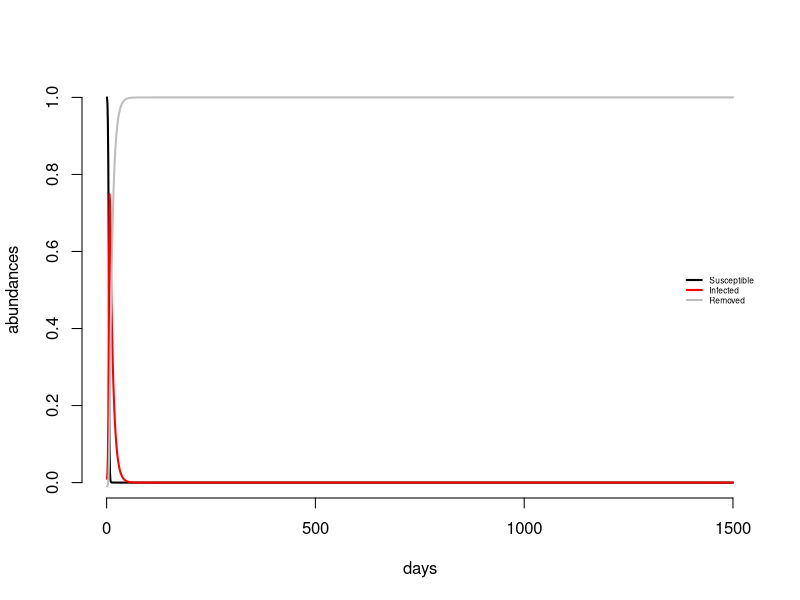

Recreate this plot in R.
SIR=function(beta=1,gamma=0.1,S0=0.99,I0=0.01,Tf=45){
  S=numeric(Tf)
  S[1]=S0
  I=numeric(Tf)
  I[1]=I0
  for(t in 1:(Tf-1)){
    S[t+1]=S[t]*exp(-beta*I[t])
    I[t+1]=S[t]*(1-exp(-beta*I[t]))+(1-gamma)*I[t] 
  }
  R=1-S-I
  cols=c("black","red","gray")
  par(cex.axis=1,cex.lab=1)
  matplot(cbind(S,I,R),type="l",col=cols,xlab="days",bty="n",ylab="abundances",lwd=2,lty=1,ylim=c(0,max(S,I,R)))
  legend("right",c("Susceptible","Infected","Removed"),lty=1,col=cols,bty="n",cex=0.5,lwd=2)
  }

SIR.phase=function(beta=1,gamma=0.1,S0=seq(0,1,length=15),I0=rep(0.01,15),Tf=45){
  S=matrix(NA,Tf,length(I0))
  S[1,]=S0
  I=matrix(NA,Tf,length(I0))
  I[1,]=I0
  for(t in 1:(Tf-1)){
    S[t+1,]=S[t,]*exp(-beta*I[t,])
    I[t+1,]=S[t,]*(1-exp(-beta*I[t,]))+(1-gamma)*I[t,] 
  }
  R=1-S-I
  cols=colorRampPalette(colors = c("red","blue"))(length(I0))
  cols=topo.colors(length(I0))
  par(cex.axis=1,cex.lab=1)
  matplot(x=S,y=I,type="l",col=cols,xlab="Susceptible",bty="n",ylab="Infected",lwd=2,lty=1,ylim=c(0,1),xlim=c(0,1))
abline(v=gamma/beta,lty=2)
}

SIR(beta = 1.8, gamma = 1 / 8, S0 = 1, I0 = 0.01, Tf = 1500)